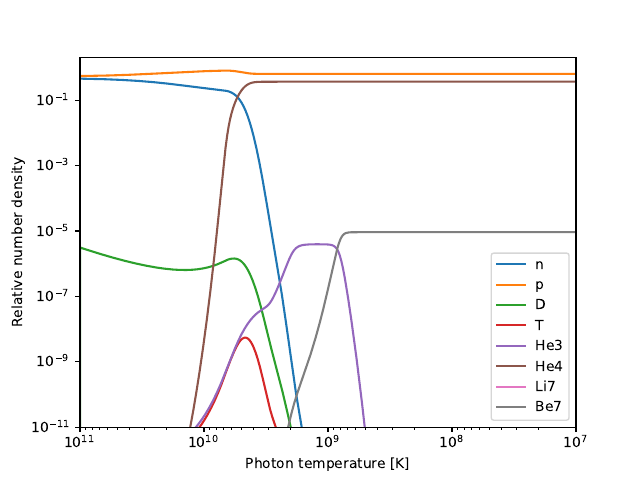

Reproduce this figure in Python.
import matplotlib.pyplot as plt
import numpy as np
from scipy.integrate import solve_ivp
""" self defined imports """
from constants import NEUTRON_MASS, PROTON_MASS, C, BOLTZMANN_CONST
from differentials import differentials_everything as differentials
def main():
    """
    Solve for relative number abundances for protons, neutrons, deuterium, trinium,
    helium 3, helium 4, lithium 7, and beryllium 8. Visualizes their evolution
    as functions of time.
    """
    INIT_TEMP = 100e9 # K
    INIT_LOG_TEMP = np.log(100e9)
    FINAL_LOG_TEMP = np.log(0.01e9)
    Y_n0 = (\
        1 
        / (
        1 + np.exp((NEUTRON_MASS - PROTON_MASS)
        * C**2 / BOLTZMANN_CONST / INIT_TEMP)
        )
        )
    Y_p0 = 1 - Y_n0
    init_params = np.zeros(8)
    init_params[0] = Y_n0
    init_params[1] = Y_p0
    instance = solve_ivp(differentials, [INIT_LOG_TEMP, FINAL_LOG_TEMP], init_params, method="Radau", rtol=1e-9, atol=1e-9)
    log_temp_array = instance.t
    assert len(log_temp_array) > 1, "array is just 1, not good."
    temp_array = np.exp(log_temp_array)
    Y_n = instance.y[0]
    Y_p = instance.y[1]
    Y_D = instance.y[2]
    Y_T = instance.y[3]
    Y_He3 = instance.y[4]
    Y_He4 = instance.y[5]
    Y_Li7 = instance.y[6]
    Y_Be7 = instance.y[7]

    fig, ax = plt.subplots()

    ax.plot(temp_array, Y_n, label="n")
    ax.plot(temp_array, Y_p, label="p")
    ax.plot(temp_array, 2*Y_D, label="D")
    ax.plot(temp_array, 3*Y_T, label="T")
    ax.plot(temp_array, 3*Y_He3, label="He3")
    ax.plot(temp_array, 4*Y_He4, label="He4")
    ax.plot(temp_array, 7*Y_Li7, label="Li7")
    ax.plot(temp_array, 7*Y_Be7, label="Be7")

    ax.set_xlabel("Photon temperature [K]")
    ax.set_ylabel("Relative number density")
    ax.set_xscale("log")
    ax.set_yscale("log")
    ax.set_xlim(0.01e9, 100e9)
    ax.set_ylim(1e-11, 2)
    ax.invert_xaxis()
    ax.legend()

    fig.savefig("i.pdf")
    plt.show()

if __name__ == "__main__":
    main()